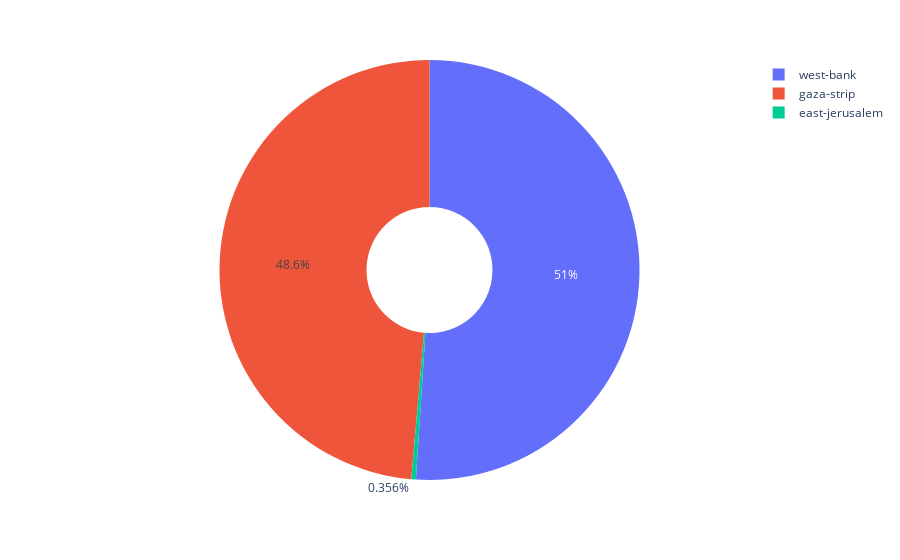

Source (notebook cell):
### Code cell
px.pie(all_data.groupby(["Area"],as_index=False).sum().drop(columns=['Year','Month','Day']),values='total_Homeless',names='Area',hole=.3,hover_data=['Housing Units'])

### Figure 1 — Plotly figure (JSON) as saved in the notebook; plotly's stock layout.template omitted (floating-point values rounded to 4 significant figures)
{"data": [{"customdata": [[14], [1782], [4856]], "domain": {"x": [0, 1], "y": [0, 1]}, "hole": 0.3, "hovertemplate": "Area=%{label}<br>total_Homeless=%{value}<br>Housing Units=%{customdata[0]}<extra></extra>", "labels": ["east-jerusalem", "gaza-strip", "west-bank"], "legendgroup": "", "name": "", "showlegend": true, "type": "pie", "values": [96, 13098, 13748]}], "layout": {"legend": {"tracegroupgap": 0}, "margin": {"t": 60}}}
